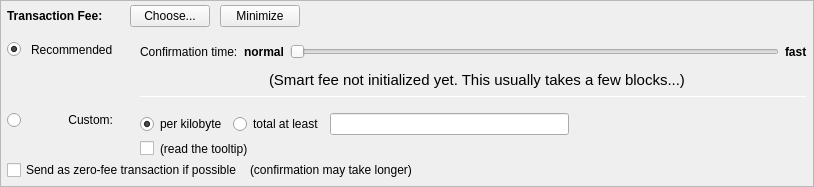
         <widget class="QFrame" name="frameFee">
          <property name="sizePolicy">
           <sizepolicy hsizetype="Expanding" vsizetype="Expanding">
            <horstretch>0</horstretch>
            <verstretch>0</verstretch>
           </sizepolicy>
          </property>
          <property name="maximumSize">
           <size>
            <width>16777215</width>
            <height>16777215</height>
           </size>
          </property>
          <property name="frameShape">
           <enum>QFrame::StyledPanel</enum>
          </property>
          <property name="frameShadow">
           <enum>QFrame::Sunken</enum>
          </property>
          <layout class="QVBoxLayout" name="verticalLayoutFee1">
           <property name="spacing">
            <number>0</number>
           </property>
           <property name="leftMargin">
            <number>0</number>
           </property>
           <property name="topMargin">
            <number>0</number>
           </property>
           <property name="rightMargin">
            <number>0</number>
           </property>
           <property name="bottomMargin">
            <number>0</number>
           </property>
           <item>
            <layout class="QVBoxLayout" name="verticalLayoutFee2" stretch="0,0,0">
             <property name="spacing">
              <number>0</number>
             </property>
             <property name="leftMargin">
              <number>6</number>
             </property>
             <property name="topMargin">
              <number>0</number>
             </property>
             <property name="rightMargin">
              <number>6</number>
             </property>
             <item>
              <layout class="QHBoxLayout" name="horizontalLayoutFee1">
               <property name="bottomMargin">
                <number>0</number>
               </property>
               <item>
                <layout class="QVBoxLayout" name="verticalLayoutFee7">
                 <property name="spacing">
                  <number>0</number>
                 </property>
                 <item>
                  <spacer name="verticalSpacerSmartFee">
                   <property name="orientation">
                    <enum>Qt::Vertical</enum>
                   </property>
                   <property name="sizeType">
                    <enum>QSizePolicy::Fixed</enum>
                   </property>
                   <property name="sizeHint" stdset="0">
                    <size>
                     <width>1</width>
                     <height>4</height>
                    </size>
                   </property>
                  </spacer>
                 </item>
                 <item>
                  <layout class="QHBoxLayout" name="horizontalLayoutSmartFee">
                   <property name="spacing">
                    <number>10</number>
                   </property>
                   <item>
                    <widget class="QLabel" name="labelFeeHeadline">
                     <property name="sizePolicy">
                      <sizepolicy hsizetype="Preferred" vsizetype="Maximum">
                       <horstretch>0</horstretch>
                       <verstretch>0</verstretch>
                      </sizepolicy>
                     </property>
                     <property name="font">
                      <font>
                       <weight>75</weight>
                       <bold>true</bold>
                      </font>
                     </property>
                     <property name="styleSheet">
                      <string notr="true">font-weight:bold;</string>
                     </property>
                     <property name="text">
                      <string>Transaction Fee:</string>
                     </property>
                    </widget>
                   </item>
                   <item>
                    <widget class="QLabel" name="labelFeeMinimized">
                     <property name="text">
                      <string/>
                     </property>
                    </widget>
                   </item>
                   <item>
                    <widget class="QPushButton" name="buttonChooseFee">
                     <property name="text">
                      <string>Choose...</string>
                     </property>
                    </widget>
                   </item>
                   <item>
                    <widget class="QPushButton" name="buttonMinimizeFee">
                     <property name="toolTip">
                      <string>collapse fee-settings</string>
                     </property>
                     <property name="text">
                      <string>Minimize</string>
                     </property>
                    </widget>
                   </item>
                  </layout>
                 </item>
                 <item>
                  <spacer name="verticalSpacer_5">
                   <property name="orientation">
                    <enum>Qt::Vertical</enum>
                   </property>
                   <property name="sizeHint" stdset="0">
                    <size>
                     <width>1</width>
                     <height>1</height>
                    </size>
                   </property>
                  </spacer>
                 </item>
                </layout>
               </item>
               <item>
                <spacer name="horizontalSpacer_4">
                 <property name="orientation">
                  <enum>Qt::Horizontal</enum>
                 </property>
                 <property name="sizeHint" stdset="0">
                  <size>
                   <width>40</width>
                   <height>20</height>
                  </size>
                 </property>
                </spacer>
               </item>
              </layout>
             </item>
             <item>
              <widget class="QFrame" name="frameFeeSelection">
               <layout class="QVBoxLayout" name="verticalLayoutFee12">
                <property name="spacing">
                 <number>0</number>
                </property>
                <property name="leftMargin">
                 <number>0</number>
                </property>
                <property name="topMargin">
                 <number>0</number>
                </property>
                <property name="rightMargin">
                 <number>0</number>
                </property>
                <property name="bottomMargin">
                 <number>0</number>
                </property>
                <item>
                 <layout class="QGridLayout" name="gridLayoutFee">
                  <property name="topMargin">
                   <number>10</number>
                  </property>
                  <property name="bottomMargin">
                   <number>4</number>
                  </property>
                  <property name="horizontalSpacing">
                   <number>10</number>
                  </property>
                  <property name="verticalSpacing">
                   <number>4</number>
                  </property>
                  <item row="2" column="0">
                   <layout class="QVBoxLayout" name="verticalLayoutFee4" stretch="0">
                    <item>
                     <spacer name="verticalSpacer_2">
                      <property name="orientation">
                       <enum>Qt::Vertical</enum>
                      </property>
                      <property name="sizeHint" stdset="0">
                       <size>
                        <width>1</width>
                        <height>1</height>
                       </size>
                      </property>
                     </spacer>
                    </item>
                   </layout>
                  </item>
                  <item row="3" column="0">
                   <layout class="QVBoxLayout" name="verticalLayoutFee9" stretch="0,1">
                    <item>
                     <widget class="QRadioButton" name="radioCustomFee">
                      <property name="text">
                       <string/>
                      </property>
                      <attribute name="buttonGroup">
                       <string notr="true">groupFee</string>
                      </attribute>
                     </widget>
                    </item>
                    <item>
                     <spacer name="verticalSpacer_6">
                      <property name="orientation">
                       <enum>Qt::Vertical</enum>
                      </property>
                      <property name="sizeHint" stdset="0">
                       <size>
                        <width>1</width>
                        <height>1</height>
                       </size>
                      </property>
                     </spacer>
                    </item>
                   </layout>
                  </item>
                  <item row="3" column="1">
                   <widget class="QLabel" name="labelCustomFee">
                    <property name="text">
                     <string>Custom:</string>
                    </property>
                    <property name="alignment">
                     <set>Qt::AlignRight|Qt::AlignTop|Qt::AlignTrailing</set>
                    </property>
                   </widget>
                  </item>
                  <item row="3" column="4">
                   <layout class="QVBoxLayout" name="verticalLayoutFee8">
                    <property name="spacing">
                     <number>6</number>
                    </property>
                    <item>
                     <layout class="QHBoxLayout" name="horizontalLayoutFee13">
                      <item>
                       <widget class="QRadioButton" name="radioCustomPerKilobyte">
                        <property name="toolTip">
                         <string>If the custom fee is set to 1000 uABETs and the transaction is only 250 bytes, then &quot;per kilobyte&quot; only pays 250 uABETs in fee,&lt;br /&gt;while &quot;at least&quot; pays 1000 uABETs. For transactions bigger than a kilobyte both pay by kilobyte.</string>
                        </property>
                        <property name="text">
                         <string>per kilobyte</string>
                        </property>
                        <property name="checked">
                         <bool>true</bool>
                        </property>
                        <attribute name="buttonGroup">
                         <string notr="true">groupCustomFee</string>
                        </attribute>
                       </widget>
                      </item>
                      <item>
                       <widget class="QRadioButton" name="radioCustomAtLeast">
                        <property name="toolTip">
                         <string>If the custom fee is set to 1000 uABETs and the transaction is only 250 bytes, then &quot;per kilobyte&quot; only pays 250 uABETs in fee,&lt;br /&gt;while &quot;total at least&quot; pays 1000 uABETs. For transactions bigger than a kilobyte both pay by kilobyte.</string>
                        </property>
                        <property name="text">
                         <string>total at least</string>
                        </property>
                        <attribute name="buttonGroup">
                         <string notr="true">groupCustomFee</string>
                        </attribute>
                       </widget>
                      </item>
                      <item>
                       <widget class="BitcoinAmountField" name="customFee"/>
                      </item>
                      <item>
                       <spacer name="horizontalSpacer_6">
                        <property name="orientation">
                         <enum>Qt::Horizontal</enum>
                        </property>
                        <property name="sizeHint" stdset="0">
                         <size>
                          <width>1</width>
                          <height>1</height>
                         </size>
                        </property>
                       </spacer>
                      </item>
                     </layout>
                    </item>
                    <item>
                     <layout class="QHBoxLayout" name="horizontalLayoutFee8">
                      <item>
                       <widget class="QCheckBox" name="checkBoxMinimumFee">
                        <property name="toolTip">
                         <string>Paying only the minimum fee is just fine as long as there is less transaction volume than space in the blocks.&lt;br /&gt;But be aware that this can end up in a never confirming transaction once there is more demand for Beetok transactions than the network can process.</string>
                        </property>
                        <property name="text">
                         <string/>
                        </property>
                       </widget>
                      </item>
                      <item>
                       <widget class="QLabel" name="labelMinFeeWarning">
                        <property name="enabled">
                         <bool>true</bool>
                        </property>
                        <property name="toolTip">
                         <string>Paying only the minimum fee is just fine as long as there is less transaction volume than space in the blocks.&lt;br /&gt;But be aware that this can end up in a never confirming transaction once there is more demand for Beetok transactions than the network can process.</string>
                        </property>
                        <property name="text">
                         <string>(read the tooltip)</string>
                        </property>
                        <property name="margin">
                         <number>5</number>
                        </property>
                       </widget>
                      </item>
                      <item>
                       <spacer name="horizontalSpacer_2">
                        <property name="orientation">
                         <enum>Qt::Horizontal</enum>
                        </property>
                        <property name="sizeHint" stdset="0">
                         <size>
                          <width>1</width>
                          <height>1</height>
                         </size>
                        </property>
                       </spacer>
                      </item>
                     </layout>
                    </item>
                   </layout>
                  </item>
                  <item row="1" column="1">
                   <widget class="QLabel" name="labelSmartFee_2">
                    <property name="text">
                     <string>Recommended</string>
                    </property>
                   </widget>
                  </item>
                  <item row="0" column="4" rowspan="3">
                   <layout class="QVBoxLayout" name="verticalLayoutFee3" stretch="0,0,0,0,1,0">
                    <property name="spacing">
                     <number>6</number>
                    </property>
                    <property name="topMargin">
                     <number>2</number>
                    </property>
                    <property name="bottomMargin">
                     <number>0</number>
                    </property>
                    <item>
                     <layout class="QHBoxLayout" name="horizontalLayoutFee9">
                      <item>
                       <widget class="QLabel" name="labelSmartFee3">
                        <property name="text">
                         <string>Confirmation time:</string>
                        </property>
                        <property name="margin">
                         <number>2</number>
                        </property>
                       </widget>
                      </item>
                      <item>
                       <widget class="QLabel" name="labelSmartFeeNormal">
                        <property name="font">
                         <font>
                          <weight>75</weight>
                          <bold>true</bold>
                         </font>
                        </property>
                        <property name="text">
                         <string>normal</string>
                        </property>
                        <property name="margin">
                         <number>2</number>
                        </property>
                       </widget>
                      </item>
                      <item>
                       <widget class="QSlider" name="sliderSmartFee">
                        <property name="minimumSize">
                         <size>
                          <width>0</width>
                          <height>24</height>
                         </size>
                        </property>
                        <property name="minimum">
                         <number>0</number>
                        </property>
                        <property name="maximum">
                         <number>24</number>
                        </property>
                        <property name="pageStep">
                         <number>1</number>
                        </property>
                        <property name="value">
                         <number>0</number>
                        </property>
                        <property name="orientation">
                         <enum>Qt::Horizontal</enum>
                        </property>
                        <property name="invertedAppearance">
                         <bool>false</bool>
                        </property>
                        <property name="invertedControls">
                         <bool>false</bool>
                        </property>
                        <property name="tickPosition">
                         <enum>QSlider::NoTicks</enum>
                        </property>
                       </widget>
                      </item>
                      <item>
                       <widget class="QLabel" name="labelSmartFeeFast">
                        <property name="font">
                         <font>
                          <weight>75</weight>
                          <bold>true</bold>
                         </font>
                        </property>
                        <property name="text">
                         <string>fast</string>
                        </property>
                       </widget>
                      </item>
                     </layout>
                    </item>
                    <item>
                     <layout class="QHBoxLayout" name="horizontalLayout_recommended_texts">
                      <property name="spacing">
                       <number>0</number>
                      </property>
                      <item>
                       <spacer name="horizontalSpacer_8">
                        <property name="orientation">
                         <enum>Qt::Horizontal</enum>
                        </property>
                        <property name="sizeHint" stdset="0">
                         <size>
                          <width>100</width>
                          <height>20</height>
                         </size>
                        </property>
                       </spacer>
                      </item>
                      <item>
                       <widget class="QLabel" name="labelFeeEstimation">
                        <property name="text">
                         <string/>
                        </property>
                        <property name="margin">
                         <number>2</number>
                        </property>
                       </widget>
                      </item>
                      <item>
                       <widget class="QLabel" name="labelSmartFee2">
                        <property name="font">
                         <font>
                          <pointsize>11</pointsize>
                         </font>
                        </property>
                        <property name="text">
                         <string>(Smart fee not initialized yet. This usually takes a few blocks...)</string>
                        </property>
                        <property name="alignment">
                         <set>Qt::AlignLeading|Qt::AlignLeft|Qt::AlignVCenter</set>
                        </property>
                        <property name="wordWrap">
                         <bool>false</bool>
                        </property>
                        <property name="margin">
                         <number>2</number>
                        </property>
                        <property name="indent">
                         <number>-1</number>
                        </property>
                       </widget>
                      </item>
                      <item>
                       <spacer name="horizontalSpacer_3">
                        <property name="orientation">
                         <enum>Qt::Horizontal</enum>
                        </property>
                        <property name="sizeHint" stdset="0">
                         <size>
                          <width>40</width>
                          <height>20</height>
                         </size>
                        </property>
                       </spacer>
                      </item>
                     </layout>
                    </item>
                    <item>
                     <widget class="Line" name="line_2">
                      <property name="minimumSize">
                       <size>
                        <width>0</width>
                        <height>1</height>
                       </size>
                      </property>
                      <property name="maximumSize">
                       <size>
                        <width>16777215</width>
                        <height>1</height>
                       </size>
                      </property>
                      <property name="orientation">
                       <enum>Qt::Horizontal</enum>
                      </property>
                     </widget>
                    </item>
                    <item>
                     <layout class="QHBoxLayout" name="horizontalLayoutFee12">
                      <item>
                       <spacer name="horizontalSpacer_5">
                        <property name="orientation">
                         <enum>Qt::Horizontal</enum>
                        </property>
                        <property name="sizeHint" stdset="0">
                         <size>
                          <width>1</width>
                          <height>1</height>
                         </size>
                        </property>
                       </spacer>
                      </item>
                     </layout>
                    </item>
                    <item>
                     <spacer name="verticalSpacer_4">
                      <property name="orientation">
                       <enum>Qt::Vertical</enum>
                      </property>
                      <property name="sizeHint" stdset="0">
                       <size>
                        <width>1</width>
                        <height>1</height>
                       </size>
                      </property>
                     </spacer>
                    </item>
                    <item>
                     <spacer name="verticalSpacer_3">
                      <property name="orientation">
                       <enum>Qt::Vertical</enum>
                      </property>
                      <property name="sizeHint" stdset="0">
                       <size>
                        <width>20</width>
                        <height>10</height>
                       </size>
                      </property>
                     </spacer>
                    </item>
                   </layout>
                  </item>
                  <item row="1" column="2">
                   <widget class="QLabel" name="labelSmartFee">
                    <property name="text">
                     <string/>
                    </property>
                    <property name="margin">
                     <number>2</number>
                    </property>
                   </widget>
                  </item>
                  <item row="1" column="0">
                   <widget class="QRadioButton" name="radioSmartFee">
                    <property name="text">
                     <string/>
                    </property>
                    <property name="checked">
                     <bool>true</bool>
                    </property>
                    <attribute name="buttonGroup">
                     <string notr="true">groupFee</string>
                    </attribute>
                   </widget>
                  </item>
                 </layout>
                </item>
                <item>
                 <layout class="QHBoxLayout" name="horizontalLayoutFee5" stretch="0,0,0">
                  <property name="spacing">
                   <number>8</number>
                  </property>
                  <property name="bottomMargin">
                   <number>4</number>
                  </property>
                  <item>
                   <widget class="QCheckBox" name="checkBoxFreeTx">
                    <property name="text">
                     <string>Send as zero-fee transaction if possible</string>
                    </property>
                   </widget>
                  </item>
                  <item>
                   <widget class="QLabel" name="labelFreeTx">
                    <property name="text">
                     <string>(confirmation may take longer)</string>
                    </property>
                    <property name="margin">
                     <number>5</number>
                    </property>
                   </widget>
                  </item>
                  <item>
                   <spacer name="horizontalSpacerFee5">
                    <property name="orientation">
                     <enum>Qt::Horizontal</enum>
                    </property>
                    <property name="sizeHint" stdset="0">
                     <size>
                      <width>1</width>
                      <height>1</height>
                     </size>
                    </property>
                   </spacer>
                  </item>
                 </layout>
                </item>
                <item>
                 <spacer name="verticalSpacerFee2">
                  <property name="orientation">
                   <enum>Qt::Vertical</enum>
                  </property>
                  <property name="sizeHint" stdset="0">
                   <size>
                    <width>1</width>
                    <height>1</height>
                   </size>
                  </property>
                 </spacer>
                </item>
               </layout>
              </widget>
             </item>
             <item>
              <spacer name="verticalSpacerFee">
               <property name="orientation">
                <enum>Qt::Vertical</enum>
               </property>
               <property name="sizeHint" stdset="0">
                <size>
                 <width>800</width>
                 <height>1</height>
                </size>
               </property>
              </spacer>
             </item>
            </layout>
           </item>
          </layout>
         </widget>
